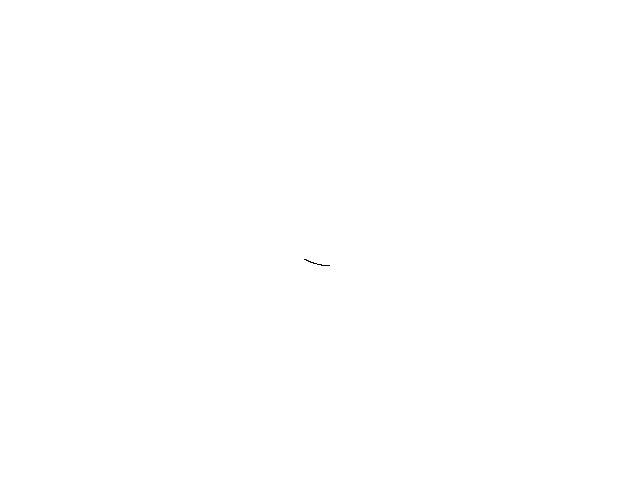
Frame 1 (no input)
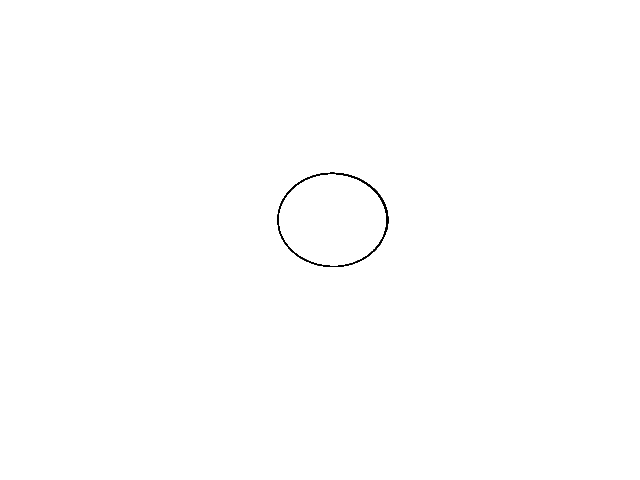
Frame 60 (the mouse pressed at the canvas centre just before this capture)
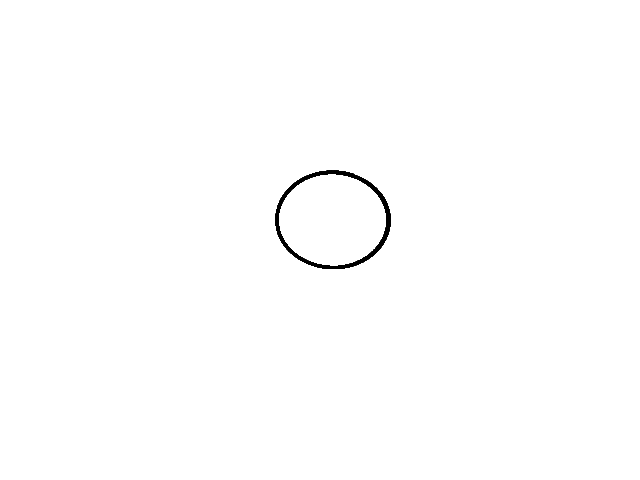
Frame 120 (the mouse held since frame 60 and released just before this capture)

The Processing sketch that drew these frames (run headless with seeded random() and noise(); from frame 60 on, the mouse is pressed at the canvas centre):

// Processing sketch: New_System
// ── New_System.pde
// Chaotic system with infinite number of equilibrium points //

  float x = 0.0;
  float y = 0.1;
  float z = 0.2;
  float dt = 0.005;
  float a = 2.9;


void setup() {
  
  size(640, 480);
  background(255);
  
}
 

void draw() {
  
  for (int i=0; i<100; i++) {
    
    float nx = x;
    float ny = y;
    float nz = z;
        
    x = nx + dt * (-nz);
    y = ny + dt * (nx * pow(nz, 2.0));
    z = nz + dt * (nx - ny * (float)Math.tanh(ny) + nz * (a * pow(ny, 2.0) - pow(nz, 2.0)));
  
    point(330 + (270 * x), 220 + (230 * z));

  }

}
